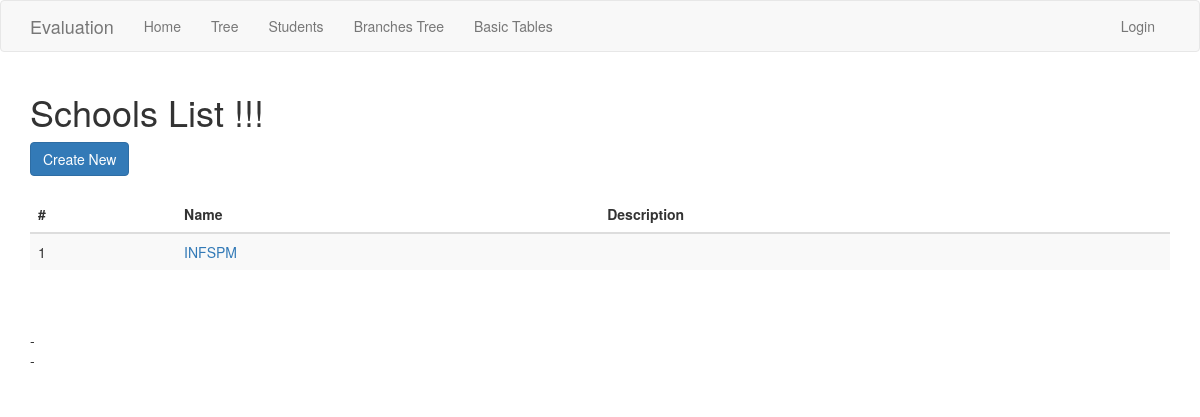
Page /school/index/ on the earlier database version.
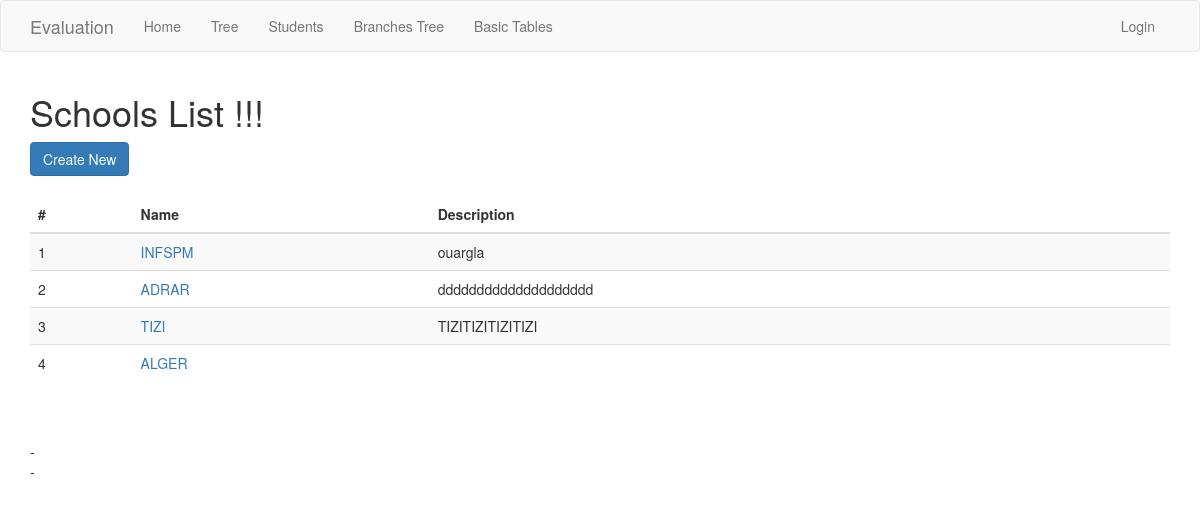
Same page on the later database version.
### app/models.py (models this page shows, shortened)
class School(db.Model):
    id = db.Column(db.Integer, primary_key=True)
    name = db.Column(db.String(100), index=True, unique=True)
    description = db.Column(db.String(150))
    branches = db.relationship('Branch', backref='school')

### app/routesBT.py (the view)
@app.route('/school/')
@app.route('/school/index/')
@register_breadcrumb(app, '.basic.school', 'Schools')
def school_index():
    schools = School.query.all()
    return render_template('basic-forms/school-index.html', title='Schools List', schools=schools)

### app/templates/basic-forms/school-index.html (shortened to what this page needs)
{% extends "base.html" %}
{% block app_content %}
  <h1>Schools List !!!</h1>
  <div>
      <a class="btn btn-primary" href="{{ url_for('school_create') }}">Create New</a>
  </div>
  <div>
      <table class="table table-striped">
      <thead>
        <tr>
          <th scope="col">#</th>
          <th scope="col">Name</th>
          <th scope="col">Description</th>
        </tr>
      </thead>
      <tbody>
      {% for school in schools %}
        <tr>
          <td>{{loop.index}}</td>
          <td><a href="{{ url_for('school_view', id=school.id) }}">{{ school.name }}</a></td>
          <td>{{ school.description | replace("None", "") }}</td>
        </tr>
      {% endfor %}
      </tbody>
    </table>
    - </br>
    - </br>
  </div>
{% endblock %}

### app/templates/base.html (shortened to what this page needs)
{% extends 'bootstrap/base.html' %}
{% block styles %}
{{super()}}
{% endblock %}
{% block navbar %}
  <nav class="navbar navbar-default">
    <div class="container">
        <div class="navbar-header">
            <a class="navbar-brand" href="">Evaluation</a>
        </div>
        <div class="collapse navbar-collapse" id="bs-example-navbar-collapse-1">
            <ul class="nav navbar-nav">
                <li><a href="{{ url_for('index') }}">Home</a></li>
                <li><a href="/tree">Tree</a></li>
                <li><a href="{{ url_for('student_index') }}">Students</a></li>
                <li><a href="/branches-tree">Branches Tree</a></li>
                <li><a href="/basic/index">Basic Tables</a></li>
            </ul>
            <ul class="nav navbar-nav navbar-right">
                {% if current_user.is_anonymous %}
                <li><a href="{{ url_for('login') }}">Login</a></li>
                {% else %}
                <li><a href="">Profile</a></li>
                <li><a href="{{ url_for('logout') }}">Logout</a></li>
                {% endif %}
            </ul>
        </div>
    </div>
  </nav>
{% endblock %}
{% block content %}
    <div class="container">
        {% block app_content %}{% endblock %}
    </div>
{% endblock %}

Differences in the rows shown:
changed School "INFSPM": description (not shown) → "ouargla"
added School: name "ADRAR", description "dddddddddddddddddddd"
added School: name "TIZI", description "TIZITIZITIZITIZI"
added School: name "ALGER"
